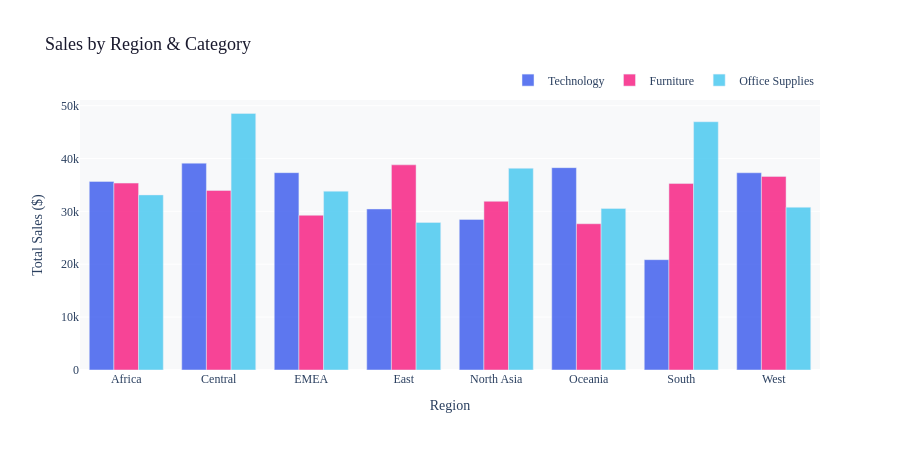

Notebook code cell kept with this figure:
### Markdown cell above
## 📊 Chart 1 — Sales & Profit by Region and Category

Grouped bar chart. Click legend to toggle categories. Hover for exact values.

### Code cell
reg_cat = df.groupby(['Region','Category'])[['Sales','Profit']].sum().reset_index()

colors = {'Technology':'#4361ee','Furniture':'#f72585','Office Supplies':'#4cc9f0'}

fig1 = go.Figure()
for cat in categories:
    d = reg_cat[reg_cat.Category == cat]
    fig1.add_trace(go.Bar(
        name=cat, x=d['Region'], y=d['Sales'],
        marker_color=colors[cat], opacity=0.85,
        hovertemplate='<b>%{x}</b><br>Category: ' + cat +
                      '<br>Sales: $%{y:,.0f}<extra></extra>'
    ))

fig1.update_layout(
    title=dict(text='Sales by Region & Category', font=dict(size=18, color='#1a1a2e')),
    barmode='group',
    xaxis_title='Region', yaxis_title='Total Sales ($)',
    legend=dict(orientation='h', yanchor='bottom', y=1.02, xanchor='right', x=1),
    plot_bgcolor='#f8f9fa', paper_bgcolor='white',
    height=450, font=dict(family='Georgia')
)
fig1.show()

### Figure 1 — Plotly figure (JSON) as saved in the notebook; plotly's stock layout.template omitted (floating-point values rounded to 4 significant figures)
{"data": [{"hovertemplate": "<b>%{x}</b><br>Category: Technology<br>Sales: $%{y:,.0f}<extra></extra>", "marker": {"color": "#4361ee"}, "name": "Technology", "opacity": 0.85, "type": "bar", "x": ["Africa", "Central", "EMEA", "East", "North Asia", "Oceania", "South", "West"], "y": [35650.0, 39120.0, 37320.0, 30460.0, 28470.0, 38280.0, 20870.0, 37310.0]}, {"hovertemplate": "<b>%{x}</b><br>Category: Furniture<br>Sales: $%{y:,.0f}<extra></extra>", "marker": {"color": "#f72585"}, "name": "Furniture", "opacity": 0.85, "type": "bar", "x": ["Africa", "Central", "EMEA", "East", "North Asia", "Oceania", "South", "West"], "y": [35350.0, 33950.0, 29260.0, 38800.0, 31910.0, 27660.0, 35270.0, 36620.0]}, {"hovertemplate": "<b>%{x}</b><br>Category: Office Supplies<br>Sales: $%{y:,.0f}<extra></extra>", "marker": {"color": "#4cc9f0"}, "name": "Office Supplies", "opacity": 0.85, "type": "bar", "x": ["Africa", "Central", "EMEA", "East", "North Asia", "Oceania", "South", "West"], "y": [33120.0, 48510.0, 33830.0, 27910.0, 38150.0, 30560.0, 46950.0, 30790.0]}], "layout": {"barmode": "group", "font": {"family": "Georgia"}, "height": 450, "legend": {"orientation": "h", "x": 1, "xanchor": "right", "y": 1.02, "yanchor": "bottom"}, "paper_bgcolor": "white", "plot_bgcolor": "#f8f9fa", "title": {"font": {"color": "#1a1a2e", "size": 18}, "text": "Sales by Region & Category"}, "xaxis": {"title": {"text": "Region"}}, "yaxis": {"title": {"text": "Total Sales ($)"}}}}
